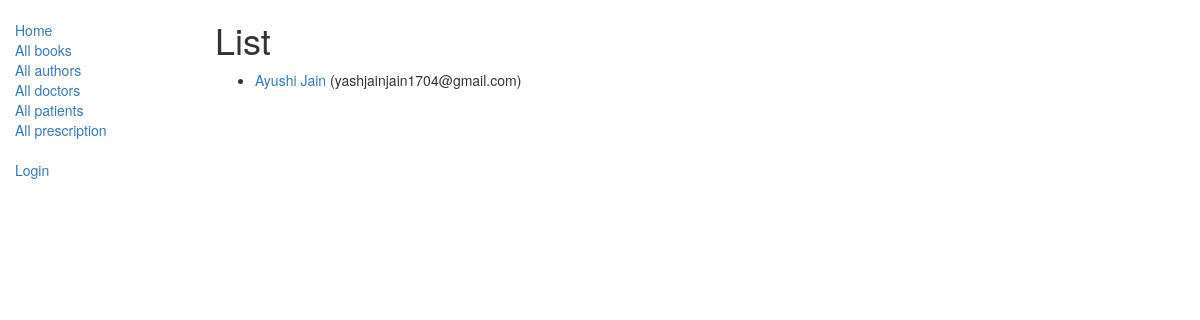
Page /catalog/patients/ on the committed database.
### catalog/models.py (models this page shows, shortened)
class Patient(models.Model):
    first_name = models.CharField(max_length = 30)
    last_name =models.CharField(max_length = 30)
    email = models.EmailField(blank = True)
    phone_num = models.CharField(blank = True,max_length = 10)
    visits = models.ManyToManyField(Prescription)
    def get_absolute_url(self):
        return reverse('patient-detail', args=[str(self.id)])

### catalog/views.py (the view)
# urls.py: path('patients/',views.PatientListView.as_view(),name ='patients'),
class PatientListView(generic.ListView):
    model = Patient
    paginate_by = 10

### catalog/templates/catalog/patient_list.html
{% extends "base_generic.html" %}
{% block content %}
    <h1> List</h1>
    {% if patient_list %}
    <ul>
      {% for patient in patient_list %}
      <li>
        <a href="{{ patient.get_absolute_url }}">{{ patient.first_name }}  {{patient.last_name}}</a> ({{patient.email}})
      </li>
      {% endfor %}
    </ul>
    {% else %}
      <p>There are no doctors registered.</p>
    {% endif %}
{% endblock %}

### rows in the picture
Patient: first_name "Ayushi", last_name "Jain", email "yashjainjain1704@gmail.com"
